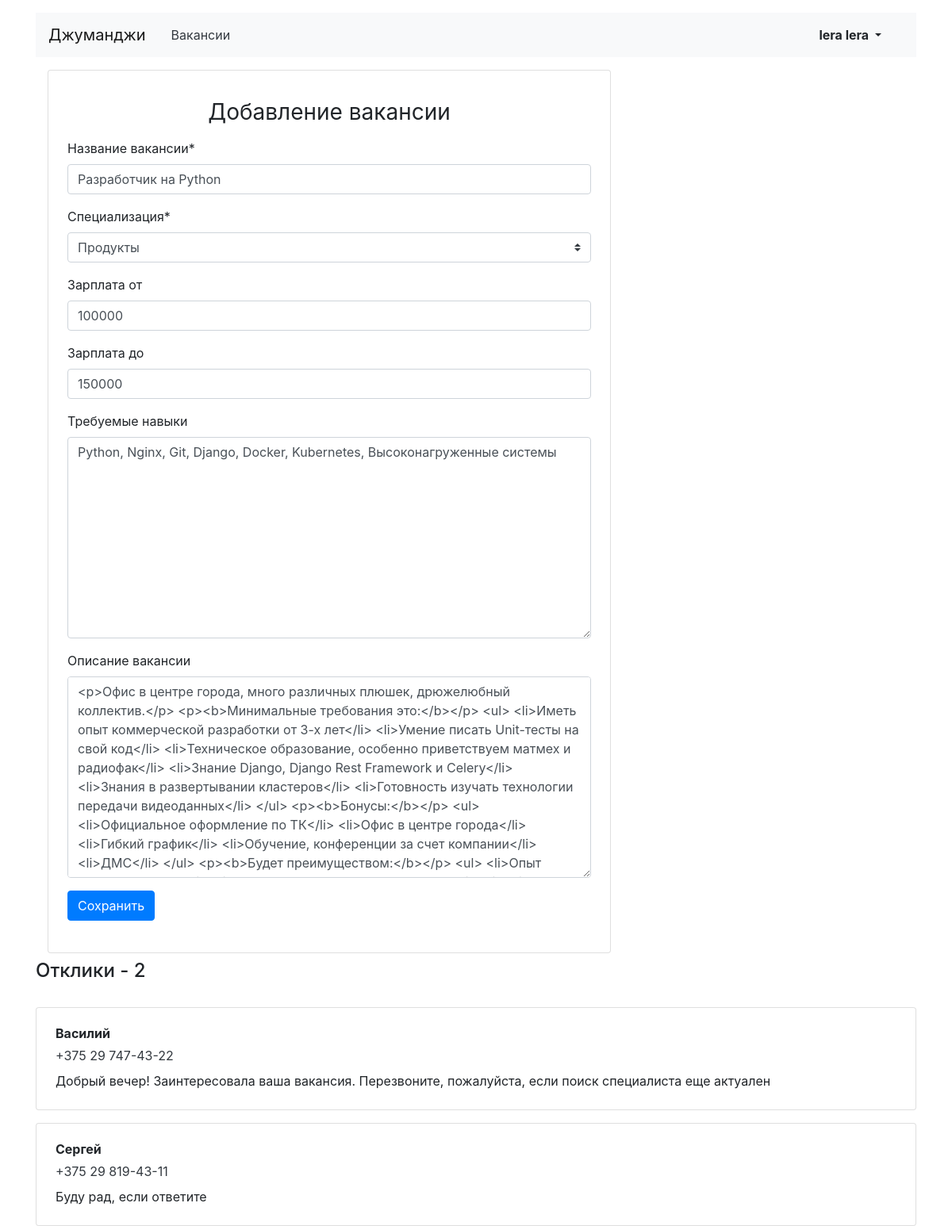
The app's page /mycompany/vacancies/10/ (signed in), older data.
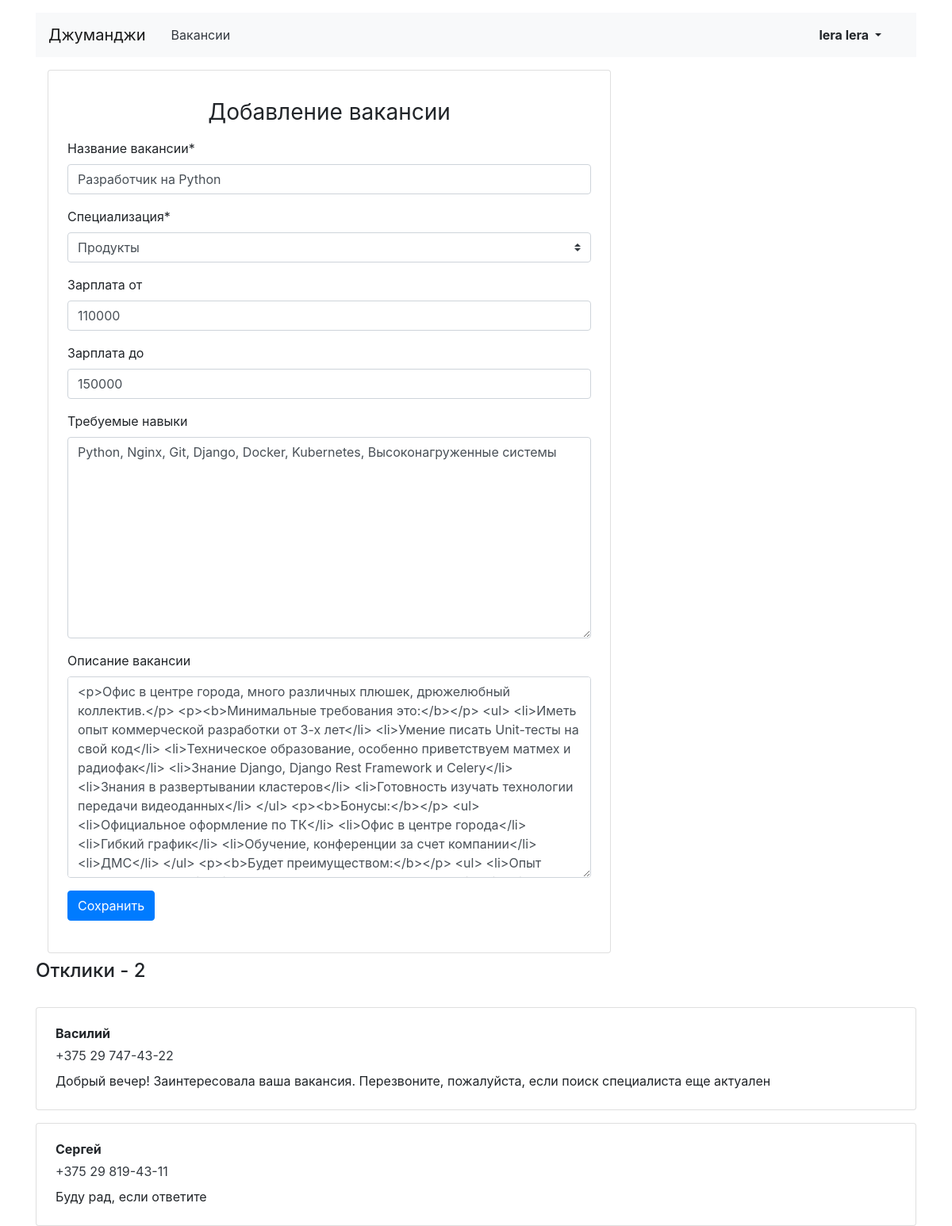
The same page, newer data.
### vacancies/models.py (models this page shows, shortened)
class Vacancy(models.Model):
    title = models.CharField(max_length=64, verbose_name='Название вакансии')
    specialty = models.ForeignKey(Specialty, on_delete=models.PROTECT, related_name="vacancies",
                                  verbose_name='Специализация')
    company = models.ForeignKey(Company, on_delete=models.CASCADE, related_name="vacancies")
    skills = models.TextField(blank=True, verbose_name='Требуемые навыки')
    description = models.TextField(blank=True, verbose_name='Описание вакансии')
    salary_min = models.IntegerField(blank=True, verbose_name='Зарплата от')
    salary_max = models.IntegerField(blank=True, verbose_name='Зарплата до')
    published_at = models.DateTimeField(auto_now_add=True)
    class Meta:
        verbose_name = 'Вакансия'
        verbose_name_plural = 'Вакансии'

class Specialty(models.Model):
    code = models.CharField(max_length=64)
    title = models.CharField(max_length=64)
    picture = models.ImageField(upload_to='MEDIA_SPECIALITY_IMAGE_DIR')
    class Meta:
        verbose_name = 'Специализация'
        verbose_name_plural = 'Специализации'
    def __str__(self):
        return self.title

### vacancies/views.py (the view, shortened to what this page needs)
# urls.py: path('mycompany/vacancies/<int:vacancy_id>/', MyCompanyVacancyFullView.as_view(), name='mycompany_vacancy'),
class MyCompanyVacancyFullView(UpdateView):
    form_class = MyVacancyForm
    template_name = 'vacancies/vacancy-edit.html'
    success_url = reverse_lazy('home')
    def get(self, request, *args, **kwargs):
        mycompany = Company.objects.get(owner=request.user)
        vacancies_by_company = Vacancy.objects.filter(company=mycompany.pk)
        myvacancy = get_object_or_404(Vacancy, pk=self.kwargs['vacancy_id'])
        applications = Application.objects.filter(vacancy=self.kwargs['vacancy_id'])
        if myvacancy not in vacancies_by_company:
            raise Http404('У вашей компании нет вакансии с таким id')
        else:
            filled_form = MyVacancyForm(instance=myvacancy)
            context = {
                'applications': applications,
                'myvacancy': myvacancy,
                'form': filled_form,
            }
        return render(request, 'vacancies/vacancy-edit.html', context=context)

### vacancies/forms.py
class MyVacancyForm(forms.ModelForm):
    class Meta:
        model = Vacancy
        fields = ['title', 'specialty', 'salary_min', 'salary_max', 'skills', 'description']
    def __init__(self, *args, **kwargs):
        super().__init__(*args, **kwargs)
        self.helper = FormHelper()
        self.helper.form_method = 'post'
        self.helper.add_input(Submit('save', 'Сохранить'))

### vacancies/templates/vacancies/vacancy-edit.html
{% extends 'vacancies/base.html' %}
{% block content %}
<div class="col-12 col-lg-8">
    <div class="card">
        <div class="card-body px-4 pb-4 tab-content">
            <div class="text-center mt-3 b-1">
                <h1 class="h3 mb-3 font-weight-normal">Добавление вакансии</h1>
            </div>
            {% load crispy_forms_tags %}
            {% crispy form %}
        </div>
    </div>
</div>
{% if applications.count > 0 %}
<h2 class="h4 pt-2 pb-3">Отклики - {{ applications.count }}</h2>
{% endif %}
{% for application in applications %}
<div class="card mt-3">
    <div class="card-body px-4">
        <p class="mb-1 font-weight-bold">{{ application.written_username }}</p>
        <p class="mb-2"><a href="{{ application.written_phone }}" class="text-dark">{{ application.written_phone }}</a>
        </p>
        <p class="mb-1">{{ application.written_cover_letter }}</p>
    </div>
</div>
{% endfor %}
{% endblock %}

Row changes from the older to the newer data that the page shows:
changed Vacancy "Продукты": salary_min "100000" → "110000"
